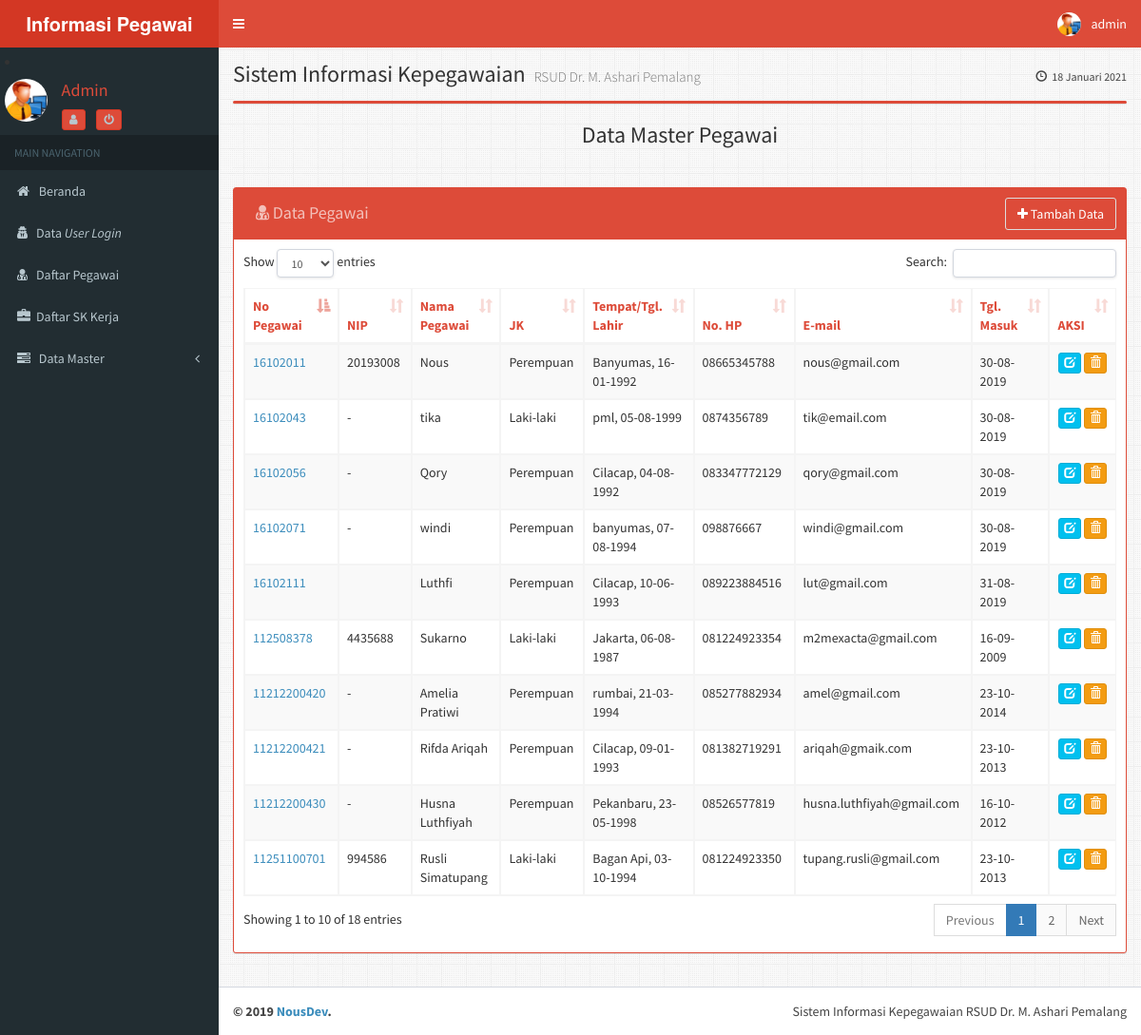
The page /admin/?module=pegawai (signed in) on the database its author committed.
### tables this page shows
CREATE TABLE `pegawai` (
  `no_pegawai` varchar(20) NOT NULL,
  `nip` varchar(20) NOT NULL,
  `nm_pegawai` varchar(32) NOT NULL,
  `jk` enum('Laki-laki','Perempuan') NOT NULL,
  `tpt_lhr` varchar(32) NOT NULL,
  `tgl_lhr` date NOT NULL,
  `agama` varchar(20) NOT NULL,
  `no_hp` varchar(15) NOT NULL,
  `email` varchar(32) NOT NULL,
  `alamat` varchar(64) NOT NULL,
  `tgl_msk` date NOT NULL
);

### admin/inc/inc.library.php (called while the page is built, shortened)
<?php
function IndonesiaTgl($tanggal){
	$tgl=substr($tanggal,8,2);
	$bln=substr($tanggal,5,2);
	$thn=substr($tanggal,0,4);
	$tanggal="$tgl-$bln-$thn";
	return $tanggal;
}
function Indonesia2Tgl($tanggal){
	 $namaBln = array("01" => "Januari", "02" => "Februari", "03" => "Maret", "04" => "April", "05" => "Mei", "06" => "Juni",
					 "07" => "Juli", "08" => "Agustus", "09" => "September", "10" => "Oktober", "11" => "November", "12" => "Desember");
	$tgl=substr($tanggal,8,2);
	$bln=substr($tanggal,5,2);
	$thn=substr($tanggal,0,4);
	$tanggal ="$tgl ".$namaBln[$bln]." $thn";
	return $tanggal;
}
?>

### admin/module/pegawai/pegawai.php (the view, shortened to what this page needs)
<?php
$aksi="module/pegawai/pegawai_aksi.php";
switch($_GET[aksi]){
default:
?>
<h3 class="box-title margin text-center">Data Master Pegawai</h3>
<hr/>
  <div class="box box-solid box-danger">
    <div class="box-header">
    <h3 class="btn btn disabled box-title">
    <i class="fa fa-user-md"></i>
    Data Pegawai </h3>
    <a class="btn btn-default pull-right" href="?module=pegawai&aksi=tambah">
    <i class="fa  fa-plus"></i> Tambah Data</a>
    </div>
  <div class="box-body">
  <table id="example1" class="table table-bordered table-striped">
<thead>
  <tr class="text-red">
    <th class="col-sm-1">No Pegawai</th>
    <th class="col-sm-1">NIP</th>
    <th class="col-sm-3">Nama Pegawai</th>
    <th class="col-sm-1">JK</th>
    <th class="col-sm-3">Tempat/Tgl. Lahir</th>
    <th class="col-sm-1">No. HP</th>
    <th class="col-sm-1">E-mail</th>
    <th class="col-sm-1">Tgl. Masuk</th>
    <th class="col-sm-1">AKSI</th>
  </tr>
</thead>
<tbody>
<?php
$sql = "SELECT * FROM pegawai";
$tampil = mysql_query($sql);
while ($data = mysql_fetch_array($tampil)) {
$Kode = $data['no_pegawai'];?>
  <tr>
  <td><a href="?module=pegawai&aksi=detail_pegawai&no_pegawai=<?php echo $data['no_pegawai'];?>"><?php echo $data['no_pegawai']; ?></a></td>
  <td><?php echo $data['nip']; ?></td>
  <td><?php echo $data['nm_pegawai']; ?></td>
  <td><?php echo $data['jk']; ?></td>
  <td><?php echo $data['tpt_lhr'] .", ". IndonesiaTgl($data['tgl_lhr']); ?></td>
  <td><?php echo $data['no_hp']; ?></td>
  <td><?php echo $data['email']; ?></td>
  <td><?php echo IndonesiaTgl($data['tgl_msk']); ?></td>
  <td align="center">
  <a class="btn btn-xs btn-info"      data-toggle="tooltip" title="Edit Data <?php echo $data['no_pegawai'];?>" href="?module=pegawai&aksi=edit&no_pegawai=<?php echo $data['no_pegawai'];?>"><i class="glyphicon glyphicon-edit"></i></a>
  <a class="btn btn-xs btn-warning"   data-toggle="tooltip" title="Hapus Semua Data Pegawai" href="<?php echo $aksi ?>?module=pegawai&aksi=hapus&no_pegawai=<?php echo $data['no_pegawai'];?>"  alt="Delete Data" onclick="return confirm('ANDA YAKIN AKAN MENGHAPUS DATA <?php echo $Kode; ?>  ?')"> <i class="glyphicon glyphicon-trash"></i></a>
  </td>
  <?php
  }
  ?>
  </tr>
</tbody>
  </table>
  </div>
</div>
<?php
break;
?>
<?php
}
?>
</div></div>

### admin/index.php (shortened to what this page needs)
<?php
include 'inc/inc.library.php';
?>
<!DOCTYPE html>
<html>
  <head>
    <link href="../aset/plugins/daterangepicker/daterangepicker-bs3.css" rel="stylesheet" type="text/css" />
    <link href="../aset/plugins/iCheck/all.css" rel="stylesheet" type="text/css" />
    <link href="../aset/plugins/colorpicker/bootstrap-colorpicker.min.css" rel="stylesheet"/>
    <link href="../aset/plugins/timepicker/bootstrap-timepicker.min.css" rel="stylesheet"/>
    <link href="../aset/dist/css/skins/_all-skins.min.css" rel="stylesheet" type="text/css" />
    <link href="../aset/plugins/iCheck/all.css" rel="stylesheet" type="text/css" />
    <link href="../aset/bootstrap/css/bootstrap.min.css" rel="stylesheet" type="text/css" />
    <link href="https://maxcdn.bootstrapcdn.com/font-awesome/4.3.0/css/font-awesome.min.css" rel="stylesheet" type="text/css" />
    <link href="https://code.ionicframework.com/ionicons/2.0.1/css/ionicons.min.css" rel="stylesheet" type="text/css" />
    <link href="../aset/plugins/datatables/dataTables.bootstrap.css" rel="stylesheet" type="text/css" />
    <link href="../aset/dist/css/AdminLTE.min.css" rel="stylesheet" type="text/css" />
    <link href="../aset/dist/css/skins/_all-skins.min.css" rel="stylesheet" type="text/css" />
  </head>
  <body class="skin-red sidebar-mini fixed">
    <div class="wrapper">
      <header class="main-header">
        <a href="" class="logo">
          <span class="logo-lg"><b>Informasi Pegawai</b></span>
        </a>
        <nav class="navbar navbar-static-top" role="navigation">
          <a href="#" class="sidebar-toggle" data-toggle="offcanvas" role="button">
          </a>
          <div class="navbar-custom-menu">
            <ul class="nav navbar-nav">
				<li class="dropdown user user-menu">
				<a href="#" class="dropdown-toggle" data-toggle="dropdown">
                  <img src="../aset/dist/img/admin.jpg" class="user-image" alt="User Image"/>
                  <span class="hidden-xs">
				  <?php
				   echo $_SESSION['nama'];
				  ?>
				  </span>
                </a>
              </li>
            </ul>
          </div>
        </nav>
      </header>
      <aside class="main-sidebar">
        <section class="sidebar">
         <li style="margin:2%;">
			<table>
			<tr>
			<td rowspan="3"><img src="../aset/dist/img/admin.jpg"style="margin-right:15px;width:45px;height:45px;" class="img-circle" alt="User Image" /></td>
			<th><h4 class="text-red">Admin</h4>
			</th>
			<tr>
			<td><i class="text-red">
				<a href="index.php?module=edit_user&id_user=<?php echo $_SESSION['id'];?>" class="btn btn-xs btn-danger ">&nbsp;<i class="fa fa-user"></i>&nbsp;</a>
				<a href="../logout.php" class="btn btn-xs btn-danger ">&nbsp;<i class="fa fa-power-off"></i>&nbsp;</a>
			</td>
			</tr>
			</tr>
			</table>
			</li>
          <ul class="sidebar-menu">
            <li class="header">MAIN NAVIGATION</li>
			<li><a href="?module=home"><i class="fa fa-home"></i> <span>Beranda</span></a></li>
			<li><a href='?module=user' ><i class="fa fa-user-secret"></i><span>Data <i>User Login</i></span></a></li>
      <li><a href='?module=pegawai' ><i class="fa fa-user-md"></i><span>Daftar Pegawai</span></a></li>
      <li><a href='?module=sk_krj' ><i class="glyphicon glyphicon-briefcase"></i><span>Daftar SK Kerja</span></a></li>
			<li class="treeview">
			 <a href="#">
                <i class="fa fa-tasks"></i> <span>Data Master</span> <i class="fa fa-angle-left pull-right"></i>
              </a>
			</li>
          </ul>
        </section>
      </aside>
      <div style="background:url(../images/0.png)repeat;" class="content-wrapper">
        <section  class="content-header">
          <h1> Sistem Informasi Kepegawaian
            <small>RSUD Dr. M. Ashari Pemalang</small>
          </h1>
          <ol class="breadcrumb">
            <li><a href="#"><i class="glyphicon glyphicon-time"></i><?php echo Indonesia2Tgl(date('Y-m-d'));?> </a></li>
          </ol>
        </section>
        <section  class="content">
<div class="box box-danger">
</div>
	<?php include "isi.php";?>
      <footer class="main-footer">
        <div class="pull-right hidden-xs">
          Sistem Informasi Kepegawaian RSUD Dr. M. Ashari Pemalang
        </div>
        <strong>&copy; 2019 <a href="#">NousDev</a>.</strong>
		 </footer>
  </body>
</html>

### admin/isi.php (shortened to what this page needs)
<?php
if ($_GET['module'] == "home") {
	include "module/home.php";
}
else if ($_GET['module'] == "pangkat") {
	include "module/pangkat/pangkat.php";
}
else if ($_GET['module'] == "unit_krj") {
	include "module/unit_krj/unit_krj.php";
}
else if ($_GET['module'] == "user") {
	include "module/user/user.php";
}
else if ($_GET['module'] == "jabatan") {
	include "module/jabatan/jabatan.php";
}
else if ($_GET['module'] == "lokasi") {
	include "module/lokasi/lokasi.php";
}
else if ($_GET['module'] == "edit_user"){
	include "module/edit_user.php";
}
else if ($_GET['module'] == "pegawai") {
	include "module/pegawai/pegawai.php";
}
else if ($_GET['module'] == "sk_krj") {
	include "module/sk_krj/sk_krj.php";
}
?>

### rows shown on the page
pegawai: no_pegawai "11212200420", nip "-", nm_pegawai "Amelia Pratiwi", jk "Perempuan", tpt_lhr "rumbai", tgl_lhr "21-03-1994", no_hp "085277882934", email "amel@gmail.com", tgl_msk "23-10-2014"
pegawai: no_pegawai "11212200421", nip "-", nm_pegawai "Rifda Ariqah", jk "Perempuan", tpt_lhr "Cilacap", tgl_lhr "09-01-1993", no_hp "081382719291", email "ariqah@gmaik.com", tgl_msk "23-10-2013"
pegawai: no_pegawai "11212200430", nip "-", nm_pegawai "Husna Luthfiyah", jk "Perempuan", tpt_lhr "Pekanbaru", tgl_lhr "23-05-1998", no_hp "08526577819", email "husna.luthfiyah@gmail.com", tgl_msk "16-10-2012"
pegawai: no_pegawai "112508378", nip "4435688", nm_pegawai "Sukarno", jk "Laki-laki", tpt_lhr "Jakarta", tgl_lhr "06-08-1987", no_hp "081224923354", email "m2mexacta@gmail.com", tgl_msk "16-09-2009"
pegawai: no_pegawai "11251100701", nip "994586", nm_pegawai "Rusli Simatupang", jk "Laki-laki", tpt_lhr "Bagan Api", tgl_lhr "03-10-1994", no_hp "081224923350", email "tupang.rusli@gmail.com", tgl_msk "23-10-2013"
pegawai: no_pegawai "16102011", nip "20193008", nm_pegawai "Nous", jk "Perempuan", tpt_lhr "Banyumas", tgl_lhr "16-01-1992", no_hp "08665345788", email "nous@gmail.com", tgl_msk "30-08-2019"
pegawai: no_pegawai "16102043", nip "-", nm_pegawai "tika", jk "Laki-laki", tpt_lhr "pml", tgl_lhr "05-08-1999", no_hp "0874356789", email "tik@email.com", tgl_msk "30-08-2019"
pegawai: no_pegawai "16102056", nip "-", nm_pegawai "Qory", jk "Perempuan", tpt_lhr "Cilacap", tgl_lhr "04-08-1992", no_hp "083347772129", email "qory@gmail.com", tgl_msk "30-08-2019"
pegawai: no_pegawai "16102071", nip "-", nm_pegawai "windi", jk "Perempuan", tpt_lhr "banyumas", tgl_lhr "07-08-1994", no_hp "098876667", email "windi@gmail.com", tgl_msk "30-08-2019"
pegawai: no_pegawai "16102111", nm_pegawai "Luthfi", jk "Perempuan", tpt_lhr "Cilacap", tgl_lhr "10-06-1993", no_hp "089223884516", email "lut@gmail.com", tgl_msk "31-08-2019"

### other values the page prints
$_SESSION['nama'] "admin"
